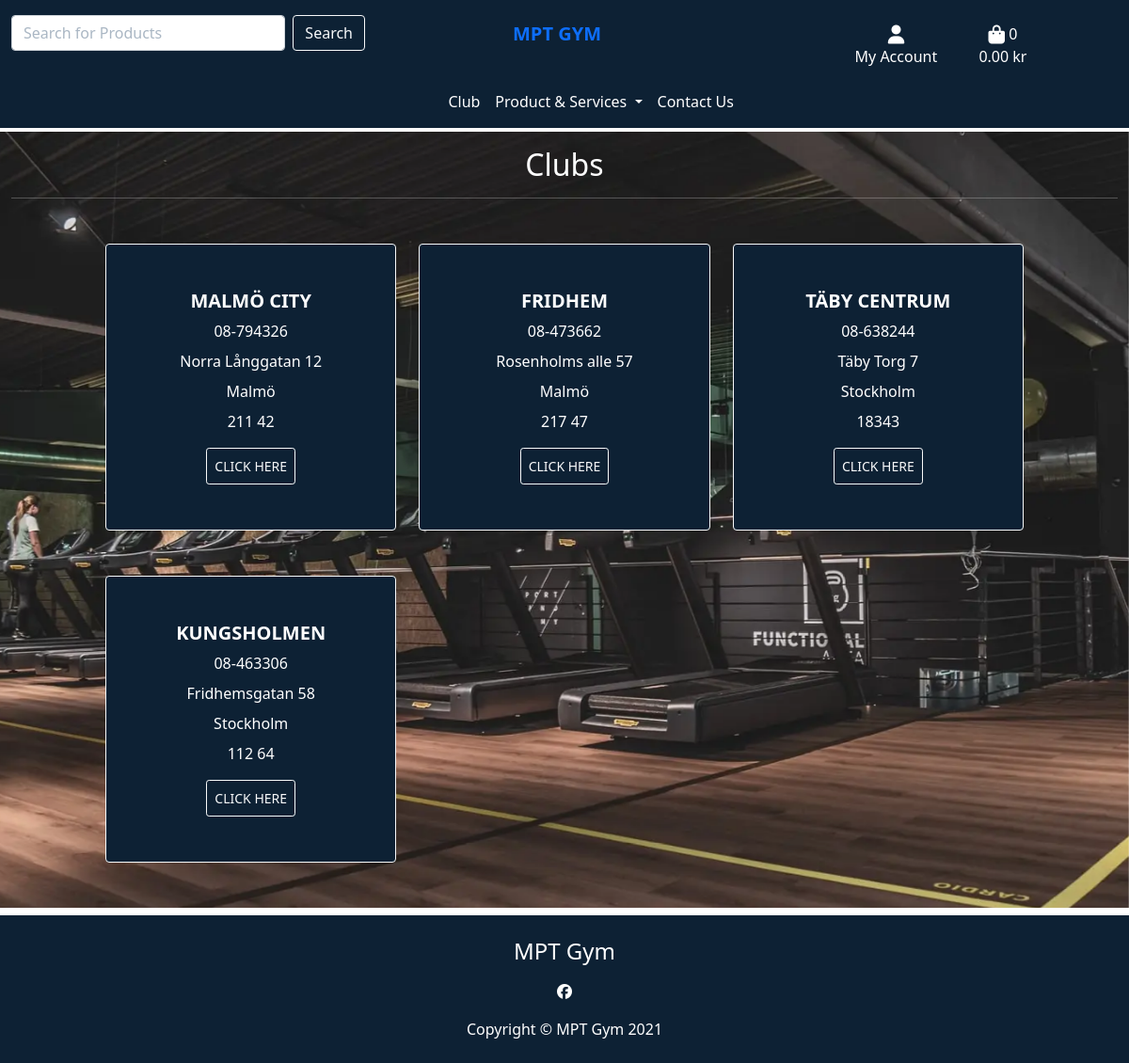
Page /clubs/ on the committed database.
### clubs/models.py (models this page shows, shortened)
class Club(models.Model):
    club = models.CharField(max_length=200)
    city_or_town = models.ForeignKey('City_or_Town', null=True, blank=True,
                                 on_delete=models.SET_NULL)
    phone_number = models.CharField(max_length=14, null=False, blank=False)
    email = models.EmailField(max_length=255, null=False, blank=False)
    postcode = models.CharField(max_length=20,  null=False, blank=False)
    street_address = models.CharField(max_length=80, null=False, blank=False)
    image = models.ImageField(null=True, blank=True)

class City_or_Town(models.Model):
    city_or_town = models.CharField(max_length=40, null=False, blank=False)
    def __str__(self):
        return self.city_or_town

### clubs/views.py (the view)
# urls.py: path('', views.all_clubs, name='clubs'),
def all_clubs(request):
    clubs = Club.objects.all()
    context = {
        'clubs': clubs,
    }
    return render(request, 'clubs/clubs.html', context)

### bag/contexts.py (called while the page is built, shortened)
def bag_contents(request):
    bag_items = []
    total = 0
    product_count = 0
    bag = request.session.get('bag', {})
    if total < settings.FREE_DELIVERY_THRESHOLD:
        delivery = total * Decimal(settings.STANDARD_DELIVERY_PERCENTAGE / 100)
        free_delivery_delta = settings.FREE_DELIVERY_THRESHOLD - total
    else:
        delivery = 0
        free_delivery_delta = 0
    grand_total = delivery + total
    context = {
        'bag_items': bag_items,
        'total': total,
        'product_count': product_count,
        'delivery': delivery,
        'free_delivery_delta': free_delivery_delta,
        'free_delivery_threshold': settings.FREE_DELIVERY_THRESHOLD,
        'grand_total': grand_total,
    }
    return context

### clubs/templates/clubs/clubs.html (shortened to what this page needs)
{% extends "base.html" %}
{% load static %}
{% block content %}
<div class="container-fluid full-screen">
    <section class="mt-1">
            <div class="row">
                <div class="col text-center pt-3">
                    <h2 class="text-white">Clubs</h2>
                    <hr class="text-white">
                </div>
            </div>
            <div class="row">
                <div class="service-container col-10 offset-1">
                    <div class="row">
                       {% for club in clubs %}
                            <div class="col-sm-6 col-md-6 col-lg-4 col-xl-4 mb-5">
                                <div class="card h-100 border-1 base-color border-light">
                                    <div class="card-body p-5 text-center">
                                        <h5 class="mb-2 text-uppercase text-white"><strong>{{ club.club }}</strong></h5>
                                        <p class="mb-2 ">{{ club.phone_number }}</p>
                                        <p class="mb-2">{{ club.street_address }}</p>
                                        <p class="mb-2">{{ club.city_or_town }}</p>
                                        <p class="mb-2">{{ club.postcode }}</p>
                                        <a href="{% url 'club_detail' club.id %}" class="text-uppercase btn btn-sm btn-outline-light p-2 mt-2">click here</a>
                                    </div>
                                </div>
                            </div>
                        {% endfor %}
                    </div>
                </div>
            </div>
        </div>
{% endblock %}

### static/css/base.css (style rules this page uses)
html { height: 100%; }
.full-screen { background: url('/media/home-gym-photo.webp') no-repeat center center fixed; background-size: cover; height: 100% !important; }
p { color: white !important; }
.base-color { background-color: #0d2134 !important; }

### rows in the picture
Club: club "MALMÖ CITY", phone_number "08-794326", street_address "Norra Långgatan 12", city_or_town "Malmö", postcode "211 42"
Club: club "FRIDHEM", phone_number "08-473662", street_address "Rosenholms alle 57", city_or_town "Malmö", postcode "217 47"
Club: club "TÄBY CENTRUM", phone_number "08-638244", street_address "Täby Torg 7", city_or_town "Stockholm", postcode "18343"
Club: club "KUNGSHOLMEN", phone_number "08-463306", street_address "Fridhemsgatan 58", city_or_town "Stockholm", postcode "112 64"

### other values in the picture
{{ product_count }} "0"
